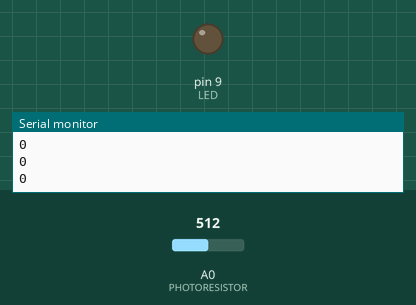
A sketch run on a simulated Arduino Uno, built with avr-gcc and run on an emulated ATmega328P. Shown: output pins drawn as LEDs (lit = HIGH), the last lines printed to the serial monitor. The inputs (shaded band) are chosen by the test bench; at power-on: A0 (PHOTORESISTOR) = 512.

Above: at 1.2 s.
1.3 s: A0 (PHOTORESISTOR) set to 90
At 1.6 s:
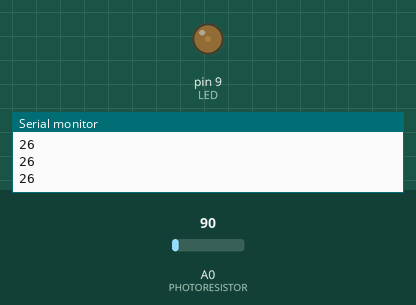
2.8 s: A0 (PHOTORESISTOR) set to 0
At 3.9 s:
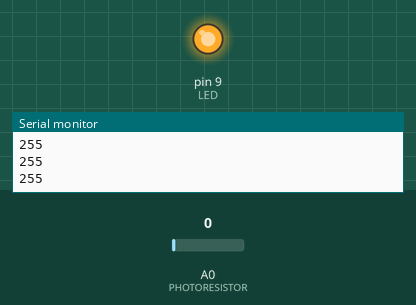
Timing chart, 0 to 5.8 s (numbered marks = the images above; inputs shaded):
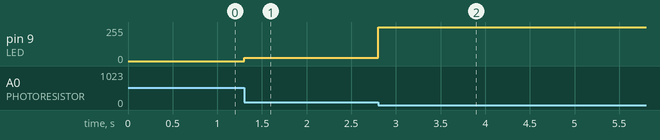

Measured:
- after the input at 1.3 s, pin 9 (LED): 0/255 → 26/255 at once
- after the input at 2.8 s, pin 9 (LED): 26/255 → 255/255 at once

The sketch:

photoresistor1.ino
```cpp
#define LED 9
#define PHOTORESISTOR A0
#define MIN_LIGHT 0
#define MAX_LIGHT 100

int val = 0;

void setup() {
    Serial.begin(9600);
    pinMode(LED, OUTPUT);
}

void loop() {
    val = analogRead(PHOTORESISTOR);               // Read the light value
    val = map(val, MIN_LIGHT, MAX_LIGHT, 255, 0);  // Map the light reading
    val = constrain(val, 0, 255);                  // Constrain light value
    analogWrite(LED, val);
    Serial.println(val);
}
```
